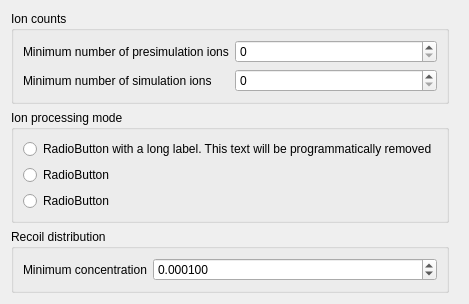
     <widget class="QWidget" name="tab_sim">
      <attribute name="title">
       <string>Simulation</string>
      </attribute>
      <layout class="QGridLayout" name="gridLayout_10">
       <property name="rightMargin">
        <number>20</number>
       </property>
       <item row="1" column="0">
        <widget class="QGroupBox" name="groupBox_6">
         <property name="title">
          <string>Ion processing mode</string>
         </property>
         <layout class="QVBoxLayout" name="verticalLayout_5">
          <item>
           <widget class="QRadioButton" name="radioButton_4">
            <property name="text">
             <string>RadioButton with a long label. This text will be programmatically removed</string>
            </property>
            <attribute name="buttonGroup">
             <string notr="true">ion_division_radios</string>
            </attribute>
           </widget>
          </item>
          <item>
           <widget class="QRadioButton" name="radioButton_5">
            <property name="text">
             <string>RadioButton</string>
            </property>
            <attribute name="buttonGroup">
             <string notr="true">ion_division_radios</string>
            </attribute>
           </widget>
          </item>
          <item>
           <widget class="QRadioButton" name="radioButton_6">
            <property name="text">
             <string>RadioButton</string>
            </property>
            <attribute name="buttonGroup">
             <string notr="true">ion_division_radios</string>
            </attribute>
           </widget>
          </item>
         </layout>
        </widget>
       </item>
       <item row="0" column="0">
        <widget class="QGroupBox" name="groupBox_5">
         <property name="title">
          <string>Ion counts</string>
         </property>
         <layout class="QFormLayout" name="formLayout_5">
          <item row="1" column="0">
           <widget class="QLabel" name="label">
            <property name="text">
             <string>Minimum number of presimulation ions</string>
            </property>
           </widget>
          </item>
          <item row="1" column="1">
           <widget class="QSpinBox" name="presim_spinbox">
            <property name="locale">
             <locale language="C" country="AnyCountry"/>
            </property>
            <property name="minimum">
             <number>0</number>
            </property>
            <property name="maximum">
             <number>999999999</number>
            </property>
            <property name="singleStep">
             <number>1000</number>
            </property>
           </widget>
          </item>
          <item row="2" column="0">
           <widget class="QLabel" name="label_3">
            <property name="text">
             <string>Minimum number of simulation ions</string>
            </property>
           </widget>
          </item>
          <item row="2" column="1">
           <widget class="QSpinBox" name="sim_spinbox">
            <property name="locale">
             <locale language="C" country="AnyCountry"/>
            </property>
            <property name="maximum">
             <number>999999999</number>
            </property>
            <property name="singleStep">
             <number>1000</number>
            </property>
           </widget>
          </item>
         </layout>
        </widget>
       </item>
       <item row="2" column="0">
        <widget class="QGroupBox" name="groupBox_9">
         <property name="title">
          <string>Recoil distribution</string>
         </property>
         <layout class="QFormLayout" name="formLayout_3">
          <item row="0" column="0">
           <widget class="QLabel" name="label_10">
            <property name="text">
             <string>Minimum concentration</string>
            </property>
           </widget>
          </item>
          <item row="0" column="1">
           <widget class="QDoubleSpinBox" name="min_conc_spinbox">
            <property name="toolTip">
             <string>&lt;html&gt;&lt;head/&gt;&lt;body&gt;&lt;p&gt;This is the minimum concentration that points can be dragged to. You may still set points to zero by adjusting the 'y' value in the input field (when full edit is on).&lt;/p&gt;&lt;/body&gt;&lt;/html&gt;</string>
            </property>
            <property name="decimals">
             <number>6</number>
            </property>
            <property name="minimum">
             <double>0.000001000000000</double>
            </property>
            <property name="singleStep">
             <double>0.000100000000000</double>
            </property>
            <property name="value">
             <double>0.000100000000000</double>
            </property>
           </widget>
          </item>
         </layout>
        </widget>
       </item>
      </layout>
     </widget>
